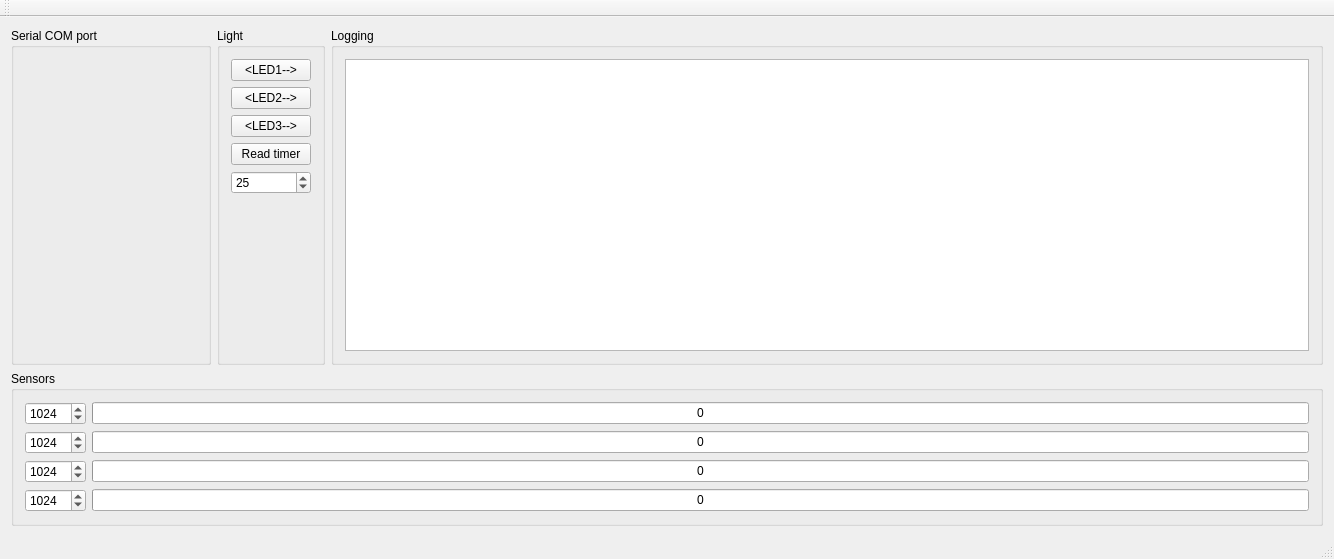
<?xml version="1.0" encoding="UTF-8"?>
<ui version="4.0">
 <class>SerialCTScanExperimentsClass</class>
 <widget class="QMainWindow" name="SerialCTScanExperimentsClass">
  <property name="geometry">
   <rect>
    <x>0</x>
    <y>0</y>
    <width>1334</width>
    <height>559</height>
   </rect>
  </property>
  <property name="windowTitle">
   <string>SerialCTScanExperiments</string>
  </property>
  <widget class="QWidget" name="centralWidget">
   <layout class="QGridLayout" name="gridLayout_5">
    <item row="0" column="0">
     <widget class="QGroupBox" name="groupBoxSerial">
      <property name="minimumSize">
       <size>
        <width>200</width>
        <height>0</height>
       </size>
      </property>
      <property name="title">
       <string>Serial COM port</string>
      </property>
      <layout class="QGridLayout" name="gridLayout_2">
       <item row="0" column="0">
        <widget class="SerialToArduino" name="serialWidget" native="true"/>
       </item>
      </layout>
     </widget>
    </item>
    <item row="0" column="1">
     <widget class="QGroupBox" name="groupBox_2">
      <property name="title">
       <string>Light</string>
      </property>
      <layout class="QGridLayout" name="gridLayout_3">
       <item row="3" column="0">
        <widget class="QPushButton" name="pushButtonTimer">
         <property name="text">
          <string>Read timer</string>
         </property>
        </widget>
       </item>
       <item row="2" column="0">
        <widget class="QPushButton" name="pushButton3">
         <property name="text">
          <string>&lt;LED3--&gt;</string>
         </property>
        </widget>
       </item>
       <item row="0" column="0">
        <widget class="QPushButton" name="pushButton1">
         <property name="text">
          <string>&lt;LED1--&gt;</string>
         </property>
        </widget>
       </item>
       <item row="5" column="0">
        <spacer name="verticalSpacer">
         <property name="orientation">
          <enum>Qt::Vertical</enum>
         </property>
         <property name="sizeHint" stdset="0">
          <size>
           <width>20</width>
           <height>40</height>
          </size>
         </property>
        </spacer>
       </item>
       <item row="1" column="0">
        <widget class="QPushButton" name="pushButton2">
         <property name="text">
          <string>&lt;LED2--&gt;</string>
         </property>
        </widget>
       </item>
       <item row="4" column="0">
        <widget class="QSpinBox" name="spinBoxTimer">
         <property name="minimum">
          <number>1</number>
         </property>
         <property name="maximum">
          <number>10000</number>
         </property>
         <property name="value">
          <number>25</number>
         </property>
        </widget>
       </item>
      </layout>
     </widget>
    </item>
    <item row="0" column="2">
     <widget class="QGroupBox" name="groupBox">
      <property name="sizePolicy">
       <sizepolicy hsizetype="Preferred" vsizetype="Expanding">
        <horstretch>0</horstretch>
        <verstretch>0</verstretch>
       </sizepolicy>
      </property>
      <property name="title">
       <string>Logging</string>
      </property>
      <layout class="QGridLayout" name="gridLayout">
       <item row="0" column="0">
        <widget class="QPlainTextEdit" name="plainTextEdit"/>
       </item>
      </layout>
     </widget>
    </item>
    <item row="1" column="0" colspan="3">
     <widget class="QGroupBox" name="groupBox_3">
      <property name="sizePolicy">
       <sizepolicy hsizetype="Expanding" vsizetype="Preferred">
        <horstretch>0</horstretch>
        <verstretch>0</verstretch>
       </sizepolicy>
      </property>
      <property name="title">
       <string>Sensors</string>
      </property>
      <layout class="QGridLayout" name="gridLayout_4">
       <item row="2" column="1">
        <widget class="QProgressBar" name="progressBar3">
         <property name="maximum">
          <number>1024</number>
         </property>
         <property name="value">
          <number>0</number>
         </property>
         <property name="format">
          <string>%v</string>
         </property>
        </widget>
       </item>
       <item row="0" column="1">
        <widget class="QProgressBar" name="progressBar1">
         <property name="maximum">
          <number>1024</number>
         </property>
         <property name="value">
          <number>0</number>
         </property>
         <property name="format">
          <string>%v</string>
         </property>
        </widget>
       </item>
       <item row="1" column="1">
        <widget class="QProgressBar" name="progressBar2">
         <property name="maximum">
          <number>1024</number>
         </property>
         <property name="value">
          <number>0</number>
         </property>
         <property name="format">
          <string>%v</string>
         </property>
        </widget>
       </item>
       <item row="3" column="1">
        <widget class="QProgressBar" name="progressBar4">
         <property name="maximum">
          <number>1024</number>
         </property>
         <property name="value">
          <number>0</number>
         </property>
         <property name="format">
          <string>%v</string>
         </property>
        </widget>
       </item>
       <item row="0" column="0">
        <widget class="QSpinBox" name="spinBox1">
         <property name="minimum">
          <number>1</number>
         </property>
         <property name="maximum">
          <number>65535</number>
         </property>
         <property name="value">
          <number>1024</number>
         </property>
        </widget>
       </item>
       <item row="1" column="0">
        <widget class="QSpinBox" name="spinBox2">
         <property name="minimum">
          <number>1</number>
         </property>
         <property name="maximum">
          <number>65535</number>
         </property>
         <property name="value">
          <number>1024</number>
         </property>
        </widget>
       </item>
       <item row="2" column="0">
        <widget class="QSpinBox" name="spinBox3">
         <property name="minimum">
          <number>1</number>
         </property>
         <property name="maximum">
          <number>65535</number>
         </property>
         <property name="value">
          <number>1024</number>
         </property>
        </widget>
       </item>
       <item row="3" column="0">
        <widget class="QSpinBox" name="spinBox4">
         <property name="minimum">
          <number>1</number>
         </property>
         <property name="maximum">
          <number>65535</number>
         </property>
         <property name="value">
          <number>1024</number>
         </property>
        </widget>
       </item>
      </layout>
     </widget>
    </item>
   </layout>
  </widget>
  <widget class="QMenuBar" name="menuBar">
   <property name="geometry">
    <rect>
     <x>0</x>
     <y>0</y>
     <width>1334</width>
     <height>21</height>
    </rect>
   </property>
  </widget>
  <widget class="QToolBar" name="mainToolBar">
   <attribute name="toolBarArea">
    <enum>TopToolBarArea</enum>
   </attribute>
   <attribute name="toolBarBreak">
    <bool>false</bool>
   </attribute>
  </widget>
  <widget class="QStatusBar" name="statusBar"/>
 </widget>
 <layoutdefault spacing="6" margin="11"/>
 <customwidgets>
  <customwidget>
   <class>SerialToArduino</class>
   <extends>QWidget</extends>
   <header>serialtoarduino.h</header>
   <container>1</container>
  </customwidget>
 </customwidgets>
 <resources>
  <include location="SerialCTScanExperiments.qrc"/>
 </resources>
 <connections/>
</ui>
